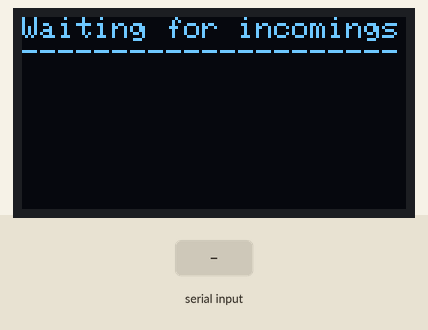
The sketch below on a simulated ESP32. On the bench: 128×64 one-colour display. Inputs (shaded band) come from the test bench. What the sketch prints to the serial monitor is not drawn.

Above: at 1.2 s.
1.3 s: "1\n" received over the second serial link
At 2.7 s:
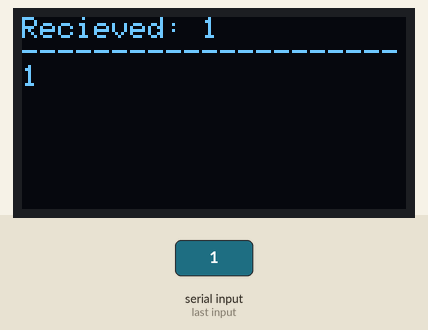
3.8 s: "0\n" received over the second serial link
At 5.8 s:
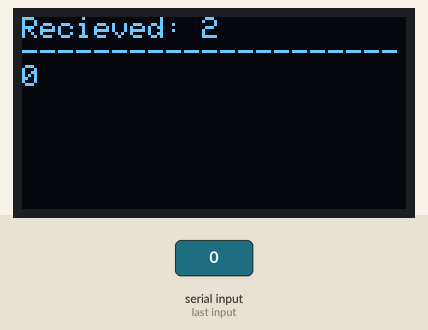
6.3 s: "2\n" received over the second serial link
At 7.7 s:
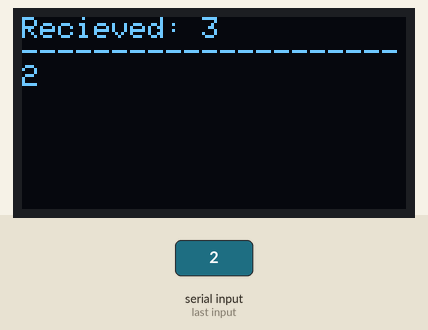
Timing chart, 0 to 9.3 s (numbered marks = the images above; inputs shaded):
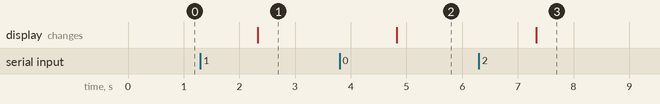

The sketch:

WiFiBroker.ino
```cpp
#include <Wire.h>
#include <Adafruit_GFX.h>
#include <Adafruit_SSD1306.h>

#define SCREEN_WIDTH 128 // OLED display width, in pixels
#define SCREEN_HEIGHT 64 // OLED display height, in pixels
#define rx2 16
#define tx2 17

// Declaration for an SSD1306 display connected to I2C (SDA, SCL pins)
Adafruit_SSD1306 display(SCREEN_WIDTH, SCREEN_HEIGHT, &Wire, -1);

void setup() {
  Serial.begin(115200);
  Serial2.begin(115200, SERIAL_8N1, rx2, tx2);
  if(!display.begin(SSD1306_SWITCHCAPVCC, 0x3C)) { // Address 0x3D for 128x64
    Serial.println(F("SSD1306 allocation failed"));
    for(;;);
  }
  display.clearDisplay();
  display.setTextSize(1);
  display.setTextColor(WHITE);
  display.setCursor(0, 0);
  display.println("Waiting for incomings");
  display.println("---------------------");
  display.display();
}

String message;
int counter=0;

void loop() {
  if (Serial2.available()) {
    counter++;
    message = Serial2.readStringUntil('\r');
    Serial.println(message);
    display.clearDisplay();
    display.setTextSize(1);
    display.setCursor(0, 0);
    display.println("Recieved: "+String(counter));
    display.println("---------------------");
    display.println(message);
    display.display();
  }
}
```

Measured:
- after the input at 1.3 s, the display: changes after 1.0 s (image 1)
- after the input at 3.8 s, the display: changes after 1.0 s (image 2)
- after the input at 6.3 s, the display: changes after 1.0 s (image 3)
